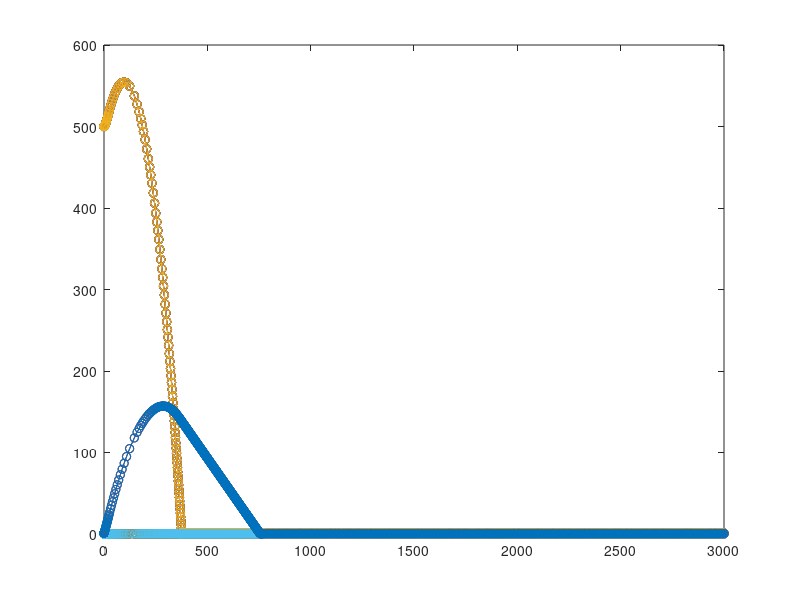

MATLAB code for this plot:

%---------------------------------
% Initialization of the variables
function main
    global M N phi zeta theta_min theta_max delta alpha p

    N = 5; %Number of bees
    M = 2; %Number of tasks

    theta = ones(N,M)*500;
    x = ones(N,M)*0.1; 
    s  = ones(1,M);

    initial_condition = [reshape(theta, N*M,1); reshape(x, N*M,1);reshape(s,M,1)]; %intial condition for the ode_solver
    initial_condition;
    
    alpha = 3;
    delta = 1;
    p=0.2;
    zeta=10;
    phi=1;
    sigma=0.1;
    dt=1;
    
    theta_min=1; 
    theta_max=1000; 
    
    [T,Y]=ode23(@ode_function, [0 3000], initial_condition);
    
    %plot(T,Y(:,1:M*N),'-o')
    %plot(T,Y(:,13),'-r')
    plot(T,Y(:,1:22),'-o')
    %%no difference between the bees; there is still a small(or there are small
    %%mistakes) to correct!!
    %But it work !!!! 
end


function dy = ode_function(t,y)
    global M N phi zeta theta_min theta_max delta alpha p
    dy = zeros(2*N*M+M,1);

    %theta matrix
    for j=1:M
        for i=1:N
            factor = 0;
            y((j-1)*N + i, 1)
            if (y((j-1)*N + i, 1) > theta_min) && (y((j-1)*N + i, 1)<theta_max)
                factor = 1;
            end 
            
            dy((j-1)*N + i, 1) = [(1 - y((j-1)*N + i +N*M, 1))*phi- y((j-1)*N + i +N*M, 1)*zeta]*factor;
            %xij: dy((i-1)*N + j +N*M, 1)  
        end
    end
    
    %x matrix
    for j=1:M
        for i=1:N
            sum = 0;
            for w=1:M
                sum = sum+y(M*N+(w-1)*N + i);
            end
            gaussian_sp = 0;
            dy(M*N+(j-1)*N + i, 1) = [y(M*N*2+j)^2/(y(M*N*2+j)^2+y((j-1)*N + i)^2)]*[1-sum]-p*y(M*N+(j-1)*N + i, 1)+gaussian_sp;
        end
    end 
    
    %s matrix
    for j=1:M
        dy(2*M*N+j) = dy(2*M*N+j) + delta;
        for i=1:N
            dy(2*M*N+j)= dy(2*M*N+j) - alpha/N*y(M*N+(j-1)*N+i);
        end
    end
    
    
end
